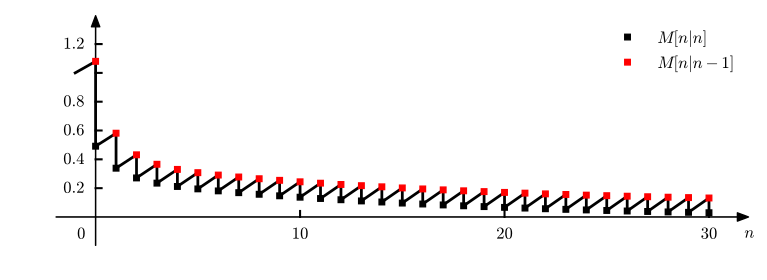

Reproduce this figure in Python.
import matplotlib.pyplot as plt
import numpy as np
import matplotlib.colors as colors

from matplotlib import cm
from matplotlib import rc

__author__ = 'ernesto'

# if use latex or mathtext
rc('text', usetex=False)
rc('mathtext', fontset='cm')

# auxiliar function for plot ticks of equal length in x and y axis despite its scales.
def convert_display_to_data_coordinates(transData, length=10):
    # create a transform which will take from display to data coordinates
    inv = transData.inverted()
    # transform from display coordinates to data coordinates in x axis
    data_coords = inv.transform([(0, 0), (length, 0)])
    # get the length of the segment in data units
    yticks_len = data_coords[1, 0] - data_coords[0, 0]
    # transform from display coordinates to data coordinates in y axis
    data_coords = inv.transform([(0, 0), (0, length)])
    # get the length of the segment in data units
    xticks_len = data_coords[1, 1] - data_coords[0, 1]
    return xticks_len, yticks_len


##########################################
# PARAMETROS - Esto puede ser modificado #
##########################################

# coeficientes del filtro de Kalman
a = 0.99
var_u = 0.1
var_n = 0.9
Mi = 1
N = 31

#####################
# FIN DE PARAMETROS #
#####################
# abscissa values
xmin = 0
xmax = N
ymin = 0
ymax = 1.3

ns = np.arange(N)

Ms = np.zeros((N,))
Mps = np.zeros((N,))
Ks = np.zeros((N,))

M = Mi
for n in ns:
    # predicción del MSE mínimo
    Mp = (a ** 2) * M + var_u
    # ganancia de Kalman
    K = Mp / ((var_n ** (n + 1)) + Mp)
    # MSE mínimo
    M = (1 - K) * Mp
    # almacenamiento de valores
    Ms[n] = M
    Mps[n] = Mp
    Ks[n] = K


# axis parameters
xmin_ax = xmin - 2
xmax_ax = xmax + 1

dy = 0.2
ymax_ax = ymax + 0.1
ymin_ax = ymin - dy


# length of the ticks for all subplot (6 pixels)
display_length = 6  # in pixels
# x ticks labels margin
xtm = -0.15
ytm = -0.5
# font size
fontsize = 12

# colors from coolwarm
cNorm = colors.Normalize(vmin=0, vmax=1)
scalarMap = cm.ScalarMappable(norm=cNorm, cmap=cm.coolwarm)
col10 = scalarMap.to_rgba(0)
col20 = scalarMap.to_rgba(1)

fig = plt.figure(0, figsize=(9, 3), frameon=False)

# PLOT OF P_ww
ax = fig.add_subplot(111)

plt.xlim(xmin_ax, xmax_ax)
plt.ylim(ymin_ax, ymax_ax)

# horizontal and vertical ticks length
xtl, ytl = convert_display_to_data_coordinates(ax.transData, length=display_length)

nn = np.zeros((2 * N + 1,))
nn[1::2] = ns
nn[2::2] = ns
nn[0] = -1
Mm = np.zeros((2 * N + 1,))
Mm[1::2] = Mps
Mm[2::2] = Ms
Mm[0] = Mi


# axis arrows
plt.annotate("", xytext=(xmin_ax, 0), xycoords='data', xy=(xmax_ax, 0), textcoords='data', zorder=1,
             arrowprops=dict(width=0.1, headwidth=6, headlength=8, facecolor='black', shrink=0.002))
plt.annotate("", xytext=(0, ymin_ax), xycoords='data', xy=(0, ymax_ax), textcoords='data', zorder=1,
             arrowprops=dict(width=0.1, headwidth=6, headlength=8, facecolor='black', shrink=0.002))


plt.plot(ns, Ms, 'ks', markersize=4, label='$M[n|n]$', zorder=2)
plt.plot(ns, Mps, 'rs', markersize=4, label='$M[n|n-1]$', zorder=2)
plt.plot(nn, Mm, 'k-', lw=2, zorder=1)

# xlabels and xtickslabels
plt.text(xmax_ax, xtm, '$n$', fontsize=fontsize, ha='center', va='baseline')
plt.text(ytm, xtm, '$0$', fontsize=fontsize, ha='right', va='baseline')
for i in np.arange(10, xmax+1, 10):
    plt.plot([i, i], [0, xtl], 'k')
    plt.text(i, xtm, '${}$'.format(i), fontsize=fontsize, ha='center', va='baseline')

for i in np.arange(0.2, ymax, 0.2):
    plt.plot([0, ytl], [i, i], 'k')

for i in np.arange(0.2, 0.8, 0.2):
    plt.text(ytm, i, '${:.1f}$'.format(i), fontsize=fontsize, ha='right', va='center')
i = 1.2
plt.text(ytm, i, '${:.1f}$'.format(i), fontsize=fontsize, ha='right', va='center')



# legend
leg = plt.legend(fontsize=12, frameon=False)

plt.axis('off')

# save as pdf image
plt.savefig('kalman_filter_mse.pdf', bbox_inches='tight')

plt.show()
